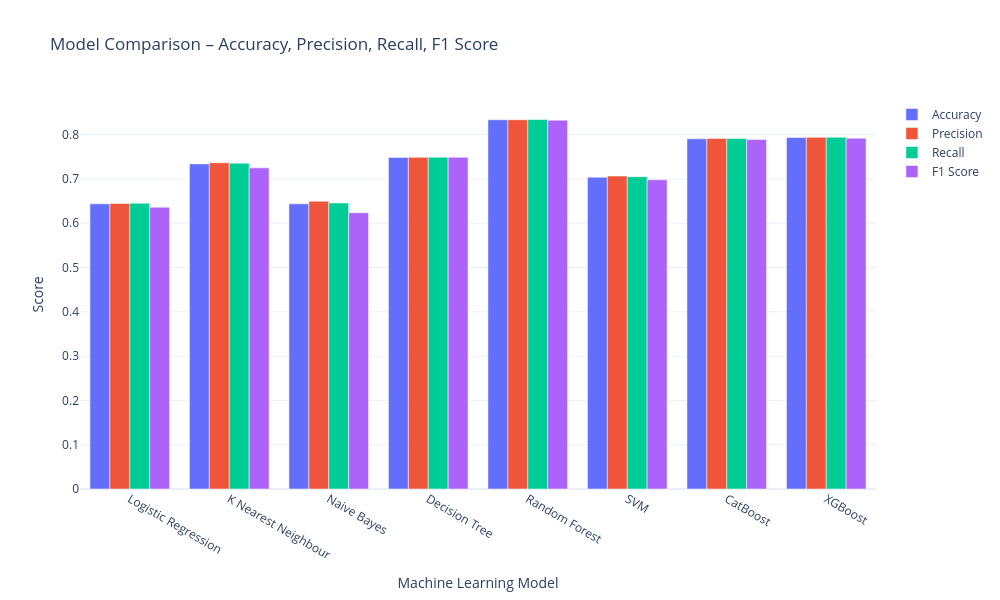

Notebook source saved alongside this figure:
### Code cell
import plotly.graph_objects as go
import pandas as pd

# Your model evaluation data
data = {
    "Model": [
        "Logistic Regression", "K Nearest Neighbour", "Naive Bayes", "Decision Tree",
        "Random Forest", "SVM", "CatBoost", "XGBoost"
    ],
    "Accuracy": [
        0.643883, 0.734077, 0.643805, 0.748718, 0.833784, 0.703973, 0.790644, 0.793580
    ],
    "Precision": [
        0.644669, 0.736648, 0.649866, 0.748805, 0.833837, 0.706600, 0.791610, 0.794099
    ],
    "Recall": [
        0.645206, 0.735551, 0.645815, 0.749077, 0.834397, 0.705168, 0.791338, 0.794274
    ],
    "F1 Score": [
        0.636210, 0.725090, 0.623767, 0.748934, 0.832713, 0.698215, 0.788982, 0.791916
    ]
}

df = pd.DataFrame(data)

# Create the chart
fig = go.Figure()
colors = ["#636EFA", "#EF553B", "#00CC96", "#AB63FA"]
metrics = ["Accuracy", "Precision", "Recall", "F1 Score"]

for metric, color in zip(metrics, colors):
    fig.add_trace(go.Bar(
        x=df["Model"],
        y=df[metric],
        name=metric,
        marker_color=color
    ))

fig.update_layout(
    title="Model Comparison – Accuracy, Precision, Recall, F1 Score",
    xaxis_title="Machine Learning Model",
    yaxis_title="Score",
    barmode='group',
    width=1000,
    height=600,
    template="plotly_white"
)

fig.show()

### Figure 1 — Plotly figure (JSON) as saved in the notebook; plotly's stock layout.template omitted (floating-point values rounded to 4 significant figures)
{"data": [{"marker": {"color": "#636EFA"}, "name": "Accuracy", "type": "bar", "x": ["Logistic Regression", "K Nearest Neighbour", "Naive Bayes", "Decision Tree", "Random Forest", "SVM", "CatBoost", "XGBoost"], "y": [0.6439, 0.7341, 0.6438, 0.7487, 0.8338, 0.704, 0.7906, 0.7936]}, {"marker": {"color": "#EF553B"}, "name": "Precision", "type": "bar", "x": ["Logistic Regression", "K Nearest Neighbour", "Naive Bayes", "Decision Tree", "Random Forest", "SVM", "CatBoost", "XGBoost"], "y": [0.6447, 0.7366, 0.6499, 0.7488, 0.8338, 0.7066, 0.7916, 0.7941]}, {"marker": {"color": "#00CC96"}, "name": "Recall", "type": "bar", "x": ["Logistic Regression", "K Nearest Neighbour", "Naive Bayes", "Decision Tree", "Random Forest", "SVM", "CatBoost", "XGBoost"], "y": [0.6452, 0.7356, 0.6458, 0.7491, 0.8344, 0.7052, 0.7913, 0.7943]}, {"marker": {"color": "#AB63FA"}, "name": "F1 Score", "type": "bar", "x": ["Logistic Regression", "K Nearest Neighbour", "Naive Bayes", "Decision Tree", "Random Forest", "SVM", "CatBoost", "XGBoost"], "y": [0.6362, 0.7251, 0.6238, 0.7489, 0.8327, 0.6982, 0.789, 0.7919]}], "layout": {"barmode": "group", "height": 600, "title": {"text": "Model Comparison – Accuracy, Precision, Recall, F1 Score"}, "width": 1000, "xaxis": {"autorange": true, "range": [-0.5, 7.5], "title": {"text": "Machine Learning Model"}, "type": "category"}, "yaxis": {"autorange": true, "range": [0, 0.8783], "title": {"text": "Score"}, "type": "linear"}}}
